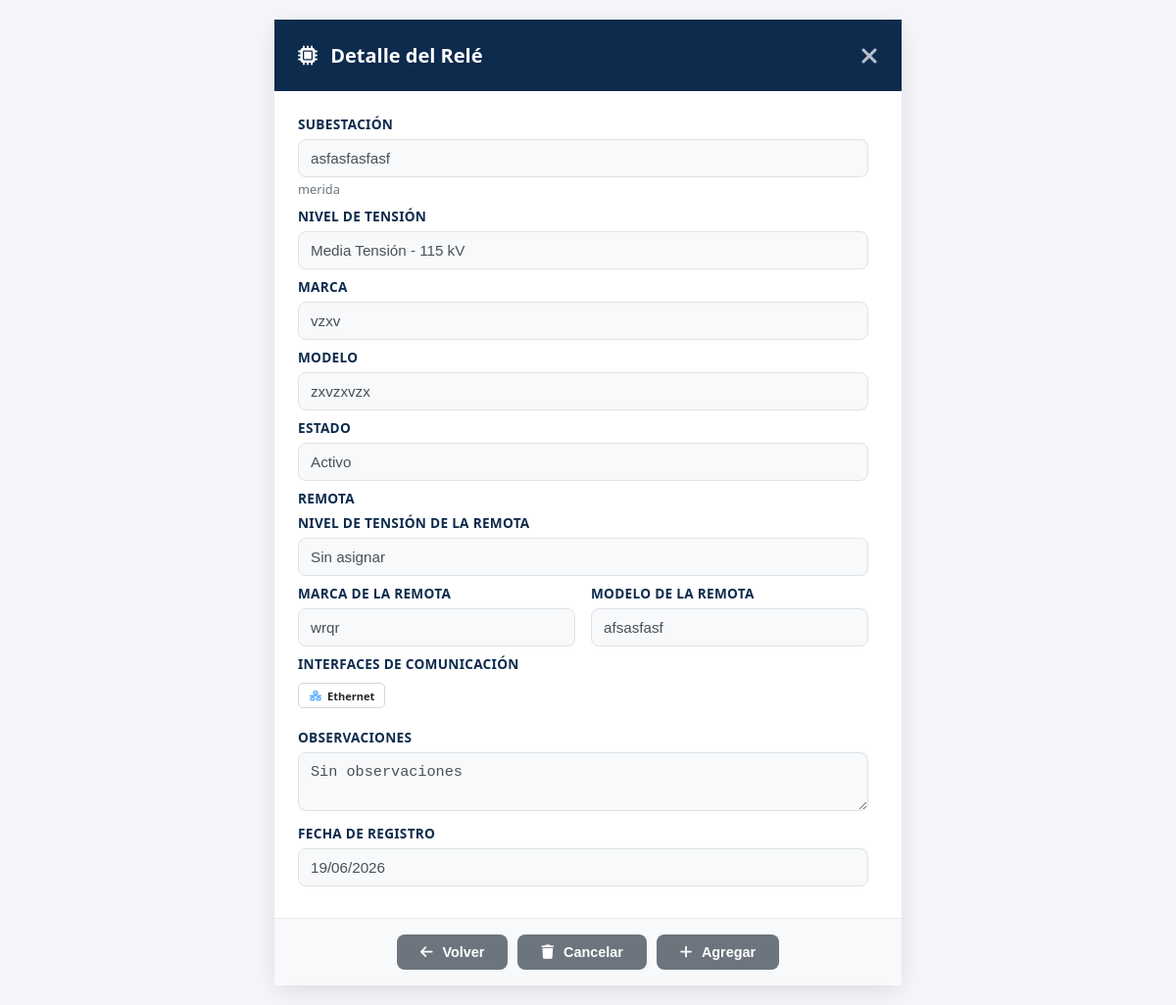
The page /reles/2/detalle/ (signed in) on the database its author committed.
### equipos/models.py (models this page shows, shortened)
class Rele(models.Model):
    Id_relé = models.AutoField(primary_key=True)
    Id_Ten = models.ForeignKey(NivelTension, on_delete=models.CASCADE, related_name='reles')
    Id_Sub_est = models.ForeignKey(Subestacion, on_delete=models.CASCADE, related_name='reles')
    Marca = models.CharField(max_length=100)
    Modelo = models.CharField(max_length=100)
    Estado = models.CharField(max_length=50)  # Ej: 'Activo', 'Inactivo', 'En mantenimiento'
    Observaciones = models.TextField(blank=True)
    Imagen = models.ImageField(upload_to='reles/', blank=True, null=True, verbose_name='Imagen del relé')
    Fecha_Reg = models.DateField(auto_now_add=True)
    creado_por = models.ForeignKey(User, on_delete=models.SET_NULL, null=True, blank=True, related_name='reles_creados')
    Protocolos = models.ManyToManyField("Protocolo", blank=True, related_name='reles_asociados')
    EsRemoto = models.BooleanField(default=False, verbose_name='¿Posee Remota?')
    Remota = models.ForeignKey("Remota", on_delete=models.SET_NULL, null=True, blank=True, related_name='reles_asociados', verbose_name='Remota asociada')
    Puertos_IPs = models.JSONField(default=dict, blank=True, verbose_name='IPs por puerto ETH del relé')
    Remota_IPs = models.JSONField(default=dict, blank=True, verbose_name='IPs por puerto ETH de la remota')
    Remota_Puertos = models.JSONField(default=list, blank=True, verbose_name='Puertos de la remota seleccionados')
    Entradas_Digitales = models.PositiveIntegerField(default=0, verbose_name='Entradas Digitales')
    Salidas_Digitales = models.PositiveIntegerField(default=0, verbose_name='Salidas Digitales')
    Entradas_Analogicas = models.PositiveIntegerField(default=0, verbose_name='Entradas Analógicas')
    Contadores = models.PositiveIntegerField(default=0, verbose_name='Contadores')
    class Meta:
        verbose_name = 'Relé'
        verbose_name_plural = 'Relés'
        ordering = ['Id_relé']

class Subestacion(models.Model):
    Id_Sub_est = models.AutoField(primary_key=True)
    Id_Ten = models.ForeignKey(NivelTension, on_delete=models.SET_NULL, null=True, blank=True, related_name='subestaciones')
    Niveles_Ten = models.ManyToManyField("NivelTension", blank=True, related_name='subestaciones_multiples')
    Nombre = models.CharField(max_length=100)
    Ubicación = models.CharField(max_length=200)
    Coordenadas = models.CharField(max_length=100, blank=True, verbose_name='Coordenadas')  # Formato: "lat,lon" (opcional)
    Fecha_Reg = models.DateField(auto_now_add=True)
    creado_por = models.ForeignKey(User, on_delete=models.SET_NULL, null=True, blank=True, related_name='subestaciones_creadas')
    class Meta:
        verbose_name = 'Subestación'
        verbose_name_plural = 'Subestaciones'
        ordering = ['Id_Sub_est']

class NivelTension(models.Model):
    TIPO_CHOICES = [
        ('AT', 'Alta Tensión'),
        ('MT', 'Media Tensión'),
        ('BT', 'Baja Tensión'),
    ]
    NIVEL_CHOICES = [
        ('230kV', '230 kV'),
        ('115kV', '115 kV'),
        ('34.5kV', '34.5 kV'),
        ('13.8kV', '13.8 kV'),
    ]
    Id_Ten = models.AutoField(primary_key=True)
    Tipo_ten = models.CharField(max_length=5, choices=TIPO_CHOICES, default='AT')  # AT / MT / BT
    Nivel = models.CharField(max_length=10, choices=NIVEL_CHOICES)  # Valor kV (puede ser personalizado)
    Fecha_Reg = models.DateField(auto_now_add=True)
    creado_por = models.ForeignKey(User, on_delete=models.SET_NULL, null=True, blank=True, related_name='niveles_tension_creados')
    class Meta:
        verbose_name = 'Nivel de Tensión'
        verbose_name_plural = 'Niveles de Tensión'
        ordering = ['Id_Ten']

class Remota(models.Model):
    Id_Remota = models.AutoField(primary_key=True)
    Id_Ten = models.ForeignKey(NivelTension, on_delete=models.SET_NULL, null=True, blank=True, related_name='remotas')
    Marca = models.CharField(max_length=100)
    Modelo = models.CharField(max_length=100)
    Fecha_Reg = models.DateField(auto_now_add=True)
    creado_por = models.ForeignKey(User, on_delete=models.SET_NULL, null=True, blank=True, related_name='remotas_creadas')
    Interfaces = models.ManyToManyField("InterfazDeComunicacion", blank=True, related_name='remotas_asociadas')
    Protocolos = models.ManyToManyField("Protocolo", blank=True, related_name='remotas_asociadas')
    Niveles_Ten = models.ManyToManyField("NivelTension", blank=True, related_name='remotas_multiples')
    class Meta:
        verbose_name = 'Remota'
        verbose_name_plural = 'Remotas'
        ordering = ['Id_Remota']

class InterfazDeComunicacion(models.Model):
    TIPO_INTERFAZ_CHOICES = [
        ('PUERTOS', 'Puertos de Comunicación'),
        ('PROTOCOLOS', 'Protocolos de Comunicación'),
    ]
    TIPO_PUERTO_CHOICES = [
        ('ETH',   'Ethernet'),
        ('RS232', 'RS-232'),
        ('RS485', 'RS-485'),
        ('USB',   'USB'),
        ('FIBRA', 'Fibra Óptica'),
    ]
    Id_Interfaz = models.AutoField(primary_key=True, serialize=False)
    Puertos_C = models.IntegerField(default=0, verbose_name='Cantidad de Puertos')  # Contador denormalizado para queries rápidas
    Fecha_Reg = models.DateField(auto_now_add=True)
    creado_por = models.ForeignKey(User, on_delete=models.SET_NULL, null=True, blank=True, related_name='interfaces_creadas')
    Tipo_Interfaz = models.CharField(max_length=20, choices=TIPO_INTERFAZ_CHOICES, default='PUERTOS', verbose_name='Tipo de Interfaz')
    Tipo_Puerto = models.CharField(max_length=30, choices=TIPO_PUERTO_CHOICES, blank=True, default='', verbose_name='Tipo de Puerto')
    Activo = models.BooleanField(default=True, verbose_name='Activo')
    class _ActiveManager(models.Manager):
        def get_queryset(self):
            return super().get_queryset().filter(Activo=True)
    objects = models.Manager()
    activos = _ActiveManager()
    class Meta:
        verbose_name = 'Interfaz de Comunicación'
        verbose_name_plural = 'Interfaces de Comunicación'
        ordering = ['Id_Interfaz']

### equipos/views.py (the view, shortened to what this page needs)
# urls.py: path('reles/<int:pk>/detalle/', rele_detalle_view, name='rele_detalle'),
@login_required(login_url='/login/')
def rele_detalle_view(request, pk):
    rele = get_object_or_404(Rele, Id_relé=pk)
    remota_puertos_unicos = []
    if rele.Remota_id and rele.EsRemoto:
        iface_ids = []
        if rele.Remota_Puertos:
            iface_ids = [str(k) for k in rele.Remota_Puertos]
        else:
            for iface in rele.Remota.Interfaces.filter(Tipo_Interfaz='PUERTOS').all():
                iface_ids.append(str(iface.Id_Interfaz))
        ifaces_map = {
            str(i.Id_Interfaz): i
            for i in InterfazDeComunicacion.objects.filter(
                Id_Interfaz__in=iface_ids, Tipo_Interfaz='PUERTOS'
            )
        }
        seen_non_eth = set()
        for iface_id in iface_ids:
            iface = ifaces_map.get(iface_id)
            if not iface:
                continue
            tipo = iface.Tipo_Puerto
            if tipo == 'ETH':
                ip = (rele.Remota_IPs or {}).get(iface_id) or '0.0.0.0'
                remota_puertos_unicos.append({
                    'tipo': tipo,
                    'tipo_display': iface.get_Tipo_Puerto_display(),
                    'is_eth': True,
                    'ip': ip,
                })
    puertos_propios = []
    puertos_ips_data = rele.Puertos_IPs or {}
    if puertos_ips_data:
        ifaces_map = {
            str(i.Id_Interfaz): i
            for i in InterfazDeComunicacion.objects.filter(
                Id_Interfaz__in=list(puertos_ips_data.keys()), Tipo_Interfaz='PUERTOS'
            )
        }
        for iface_id, ip in puertos_ips_data.items():
            iface = ifaces_map.get(str(iface_id))
            if not iface:
                continue
            puertos_propios.append({
                'tipo': iface.Tipo_Puerto,
                'tipo_display': iface.get_Tipo_Puerto_display(),
                'is_eth': iface.Tipo_Puerto == 'ETH',
                'ip': ip,
            })
    if request.GET.get('modal') == '1':
        return render(request, 'rele_detalle_partial.html', {
            'rele': rele,
            'remota_puertos_unicos': remota_puertos_unicos,
            'puertos_propios': puertos_propios,
        })
    context = {
        'title': f'Detalle de Relé {rele.Id_relé}',
        'rele': rele,
        'remota_puertos_unicos': remota_puertos_unicos,
        'puertos_propios': puertos_propios,
    }
    return render(request, 'rele_detalle.html', context)

### equipos/context_processors.py (called while the page is built, shortened)
def permisos_usuario(request):
    if request.user.is_superuser:
        return {
            'permisos_usuario': {'crear': True, 'actualizar': True, 'eliminar': True},
            'puede_crear': True,
            'puede_actualizar': True,
            'puede_eliminar': True,
        }

### templates/rele_detalle.html (shortened to what this page needs)
<!DOCTYPE html>
<html lang="es">
<head>
  <link rel="stylesheet" href="https://cdnjs.cloudflare.com/ajax/libs/font-awesome/6.4.0/css/all.min.css">
</head>
<body>
  <div class="card">
    <div class="card-header">
      <h2><i class="fas fa-microchip" style="margin-right:8px;"></i> Detalle del Relé</h2>
      <a href="/reles/" style="color:#fff; font-size:1.5rem; text-decoration:none;"><i class="fas fa-times"></i></a>
    </div>
<div class="card-body">
   <div class="scrollable-content">
    <div class="form-row">
       <div class="form-group">
         <label>Subestación</label>
         <input type="text" value="{{ rele.Id_Sub_est.Nombre }}" readonly>
         <small style="color:#6c757d; font-size:0.8rem;">{{ rele.Id_Sub_est.Ubicación }}</small>
       </div>
     </div>
     <div class="form-row">
       <div class="form-group">
         <label>Nivel de tensión</label>
         <input type="text" value="{% if rele.Id_Ten %}{{ rele.Id_Ten.get_Tipo_ten_display }} - {{ rele.Id_Ten.get_Nivel_display }}{% else %}Sin asignar{% endif %}" readonly>
       </div>
     </div>
     <div class="form-row">
       <div class="form-group">
         <label>Marca</label>
         <input type="text" value="{{ rele.Marca }}" readonly>
       </div>
     </div>
     <div class="form-row">
       <div class="form-group">
         <label>Modelo</label>
         <input type="text" value="{{ rele.Modelo }}" readonly>
       </div>
     </div>
     <div class="form-row">
       <div class="form-group">
         <label>Estado</label>
         <input type="text" value="{{ rele.Estado }}" readonly>
       </div>
     </div>
      <div class="form-row">
        <div class="form-group" style="flex-basis:100%;">
          <label>Remota</label>
          {% if rele.EsRemoto and rele.Remota %}
            <div class="form-row">
              <div class="form-group">
                <label>Nivel de tensión de la remota</label>
                <input type="text" value="{% for nivel in rele.Remota.Niveles_Ten.all %}{{ nivel.get_Tipo_ten_display }} - {{ nivel.get_Nivel_display }}{% if not forloop.last %}, {% endif %}{% empty %}Sin asignar{% endfor %}" readonly>
              </div>
            </div>
            <div class="form-row">
              <div class="form-group">
                <label>Marca de la remota</label>
                <input type="text" value="{{ rele.Remota.Marca }}" readonly>
              </div>
              <div class="form-group">
                <label>Modelo de la remota</label>
                <input type="text" value="{{ rele.Remota.Modelo }}" readonly>
              </div>
            </div>
            <div class="form-row">
              <div class="form-group" style="flex-basis:100%;">
                <label>Interfaces de Comunicación</label>
                {% with interfaces=rele.Remota.Interfaces.all %}
                  {% if interfaces %}
                    <div class="puertos-container">
                      {% for interfaz in interfaces %}
                        <span class="puerto-badge">
                          <span class="puerto-icon">
                            {% if interfaz.Tipo_Puerto == 'ETH' %}<i class="fas fa-network-wired"></i>
                            {% elif interfaz.Tipo_Puerto == 'RS232' %}<i class="fas fa-plug"></i>
                            {% elif interfaz.Tipo_Puerto == 'RS485' %}<i class="fas fa-exchange-alt"></i>
                            {% elif interfaz.Tipo_Puerto == 'USB' %}<i class="fab fa-usb"></i>
                            {% elif interfaz.Tipo_Puerto == 'FIBRA' %}<i class="fas fa-bolt"></i>
                            {% else %}<i class="fas fa-microchip"></i>{% endif %}
                          </span>
                          <span class="puerto-text">{{ interfaz.get_Tipo_Puerto_display }}</span>
                        </span>
                      {% empty %}
                        <span class="no-data">Sin interfaces asignadas</span>
                      {% endfor %}
                    </div>
                  {% else %}
                    <span class="no-data">Sin interfaces asignadas</span>
                  {% endif %}
                {% endwith %}
              </div>
            </div>
          {% else %}
            <input type="text" value="No tiene" readonly style="text-align:center; color:#6c757d; font-weight:600;">
          {% endif %}
        </div>
      </div>
     <div class="form-row">
       <div class="form-group" style="flex-basis:100%;">
         <label>Observaciones</label>
         <textarea readonly>{{ rele.Observaciones|default:"Sin observaciones" }}</textarea>
       </div>
     </div>
     <div class="form-row">
       <div class="form-group">
         <label>Fecha de registro</label>
         <input type="text" value="{{ rele.Fecha_Reg|date:'d/m/Y' }}" readonly>
       </div>
     </div>
   </div>
 </div>
<div class="card-footer">
  <button class="btn btn-secondary" href="/reles/">
    <i class="fas fa-arrow-left" style="margin-right:6px;"></i> Volver
  </button>
  <button class="btn btn-secondary">
    <i class="fas fa-trash" style="margin-right:6px;"></i> Cancelar
  </button>
  <button class="btn btn-secondary">
    <i class="fas fa-plus" style="margin-right:6px;"></i> Agregar
  </button>
</div>
  </div>
</body>
</html>

### templates/rele_detalle.html (style rules this page uses)
* { margin:0; padding:0; box-sizing:border-box; }
body { font-family: 'Segoe UI', -apple-system, BlinkMacSystemFont, sans-serif; background: #f4f6f9; color:#333; min-height:100vh; padding:20px; overflow-x:hidden; display:flex; align-items:flex-start; justify-content:center; }
.card { background:#fff; border-radius:12px; box-shadow:0 6px 24px rgba(0,0,0,0.1); width:100%; max-width:640px; display:flex; flex-direction:column; }
.card-header { background:#0D2B4D; color:#fff; padding:20px 24px; display:flex; justify-content:space-between; align-items:center; flex-shrink:0; }
.card-header h2 { margin:0; font-size:1.25rem; font-weight:600; }
.card-header a { color:#fff; opacity:0.7; text-decoration:none; font-size:1.5rem; }
.card-body { padding:24px; flex:1 1 auto; overflow:hidden; position:relative; }
.scrollable-content { height:100%; overflow-y:auto; padding-right: 10px; scrollbar-width: thin; scrollbar-color: #6c757d #f8f9fa; }
.form-row { display:flex; flex-wrap:wrap; gap:16px; margin-bottom:8px; }
.form-group { flex:1 1 200px; }
.form-group label { display:block; margin-bottom:6px; font-weight:600; color:#0D2B4D; font-size:0.85rem; text-transform:uppercase; letter-spacing:0.3px; }
.form-group input, .form-group textarea { width:100%; padding:10px 12px; border:1px solid #dee2e6; border-radius:8px; font-size:0.95rem; background:#f8f9fa; color:#495057; }
.form-group textarea { resize:vertical; min-height:60px; }
.card-footer { padding:16px 24px; background:#f8f9fa; border-top:1px solid #e9ecef; text-align:center; display:flex; justify-content:center; gap:10px; flex-wrap:wrap; }
.btn { display:inline-block; padding:10px 24px; border-radius:8px; text-decoration:none; font-size:0.9rem; font-weight:600; cursor:pointer; border:none; transition:all 0.2s; }
.btn-secondary { background:#6c757d; color:#fff; }
.puertos-container { display: flex; flex-wrap: nowrap; gap: 6px; overflow-x: auto; padding: 4px 0; align-items: center; }
.puerto-badge { display: inline-flex; align-items: center; gap: 5px; padding: 5px 10px; background: #fff; border: 1.5px solid #d0d7de; border-radius: 5px; font-size: 11px; font-weight: 600; white-space: nowrap; }
.puerto-icon { display: flex; align-items: center; justify-content: center; width: 14px; height: 14px; font-size: 10px; color: #4DA6FF; }
.puerto-text { color: #262626; line-height: 1; }

### rows shown on the page
Rele: Id_Sub_est.Nombre "asfasfasfasf", Id_Sub_est.Ubicación "merida", Id_Ten.Nivel "Media Tensión - 115 kV", Marca "vzxv", Modelo "zxvzxvzx", Estado "Activo", Remota.Id_Remota "Sin asignar", Remota.Marca "wrqr", Remota.Modelo "afsasfasf", Observaciones "Sin observaciones", Fecha_Reg "19/06/2026"
InterfazDeComunicacion: Tipo_Puerto "Ethernet"
